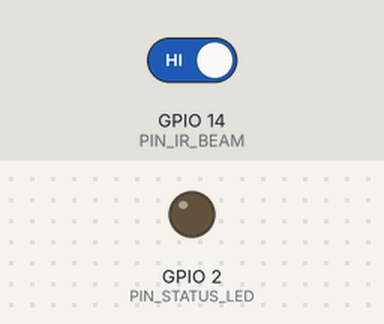
This sketch was run on a simulated ESP32. Shown: output pins drawn as LEDs (lit = HIGH). Inputs (shaded band) come from the test bench; at power-on: GPIO 14 (PIN_IR_BEAM) HIGH. What the sketch prints to the serial monitor is not drawn.

Above: at 1.7 s.
1.8 s: GPIO 14 (PIN_IR_BEAM) driven LOW
Timing chart, 0 to 4.8 s (numbered marks = the images above; inputs shaded):
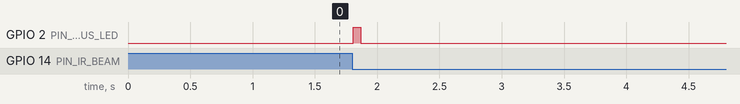

Measured:
- after the input at 1.8 s, GPIO 2 (PIN_STATUS_LED): LOW → HIGH at once, → LOW 0.06 s later

The sketch:

breadboard2_slave.ino
```cpp
/*
 * CPR (Crowd Pressure Radar) — Slave Node Firmware
 * Board: ESP32 Dev Module (Breadboard 2)
 *
 * Hardware Connections:
 * - IR Beam Break Sensor:
 *     Sensor Receiver Output -> GPIO 14 (Interrupt on FALLING edge)
 *     Internal Pull-Up Enabled
 * - Status Indicator LED:
 *     LED Pin -> GPIO 2 (Built-in Blue LED on ESP32)
 * - Ra-02 LoRa SX1278 (SPI):
 *     NSS / CS   -> GPIO 5
 *     RST        -> GPIO 4
 *     DIO0       -> GPIO 26
 *     SCK        -> GPIO 18
 *     MISO       -> GPIO 19
 *     MOSI       -> GPIO 23
 *
 * Operation:
 * 1. Monitors the infrared tripwire crossing between Breadboard 2 and Breadboard 1.
 * 2. Whenever a person walks through the corridor and breaks the beam, a hardware
 *    interrupt is immediately triggered with debouncing.
 * 3. Transmits an instantaneous LoRa packet ("BEAM_TRIGGER") to Breadboard 1 Master.
 * 4. Also outputs status over USB Serial (115200 baud).
 */

#include <SPI.h>

#define PIN_IR_BEAM      14
#define PIN_STATUS_LED   2

// Debounce & State
volatile unsigned long lastTriggerTime = 0;
volatile int beamBreakCount = 0;
volatile bool beamBrokenFlag = false;
const unsigned long DEBOUNCE_DELAY_MS = 250;

// Hardware Interrupt Service Routine (ISR)
void IRAM_ATTR onBeamBreak() {
  unsigned long now = millis();
  if (now - lastTriggerTime > DEBOUNCE_DELAY_MS) {
    beamBreakCount++;
    beamBrokenFlag = true;
    lastTriggerTime = now;
  }
}

void setup() {
  Serial.begin(115200);
  delay(500);
  Serial.println("\n[CPR-ESP32] Slave Boundary Node Initializing (Breadboard 2)...");

  // Status LED
  pinMode(PIN_STATUS_LED, OUTPUT);
  digitalWrite(PIN_STATUS_LED, LOW);

  // Configure IR Beam Sensor with Hardware Interrupt
  pinMode(PIN_IR_BEAM, INPUT_PULLUP);
  attachInterrupt(digitalPinToInterrupt(PIN_IR_BEAM), onBeamBreak, FALLING);

  Serial.println("[CPR-ESP32] IR Beam Sensor attached on GPIO 14 (FALLING interrupt).");
  Serial.println("[CPR-ESP32] Ready for perimeter ingress detection.");
}

void loop() {
  if (beamBrokenFlag) {
    beamBrokenFlag = false;

    // Flash status LED
    digitalWrite(PIN_STATUS_LED, HIGH);

    // Broadcast trigger over Serial
    Serial.print("{\"event\":\"BEAM_TRIGGER\",\"totalCount\":");
    Serial.print(beamBreakCount);
    Serial.println("}");

    delay(60);
    digitalWrite(PIN_STATUS_LED, LOW);
  }

  // Periodic heartbeat every 5 seconds
  static unsigned long lastHeartbeat = 0;
  if (millis() - lastHeartbeat > 5000) {
    lastHeartbeat = millis();
    Serial.print("{\"node\":\"breadboard_2\",\"status\":\"ONLINE\",\"totalCrossings\":");
    Serial.print(beamBreakCount);
    Serial.println("}");
  }

  delay(10);
}
```
